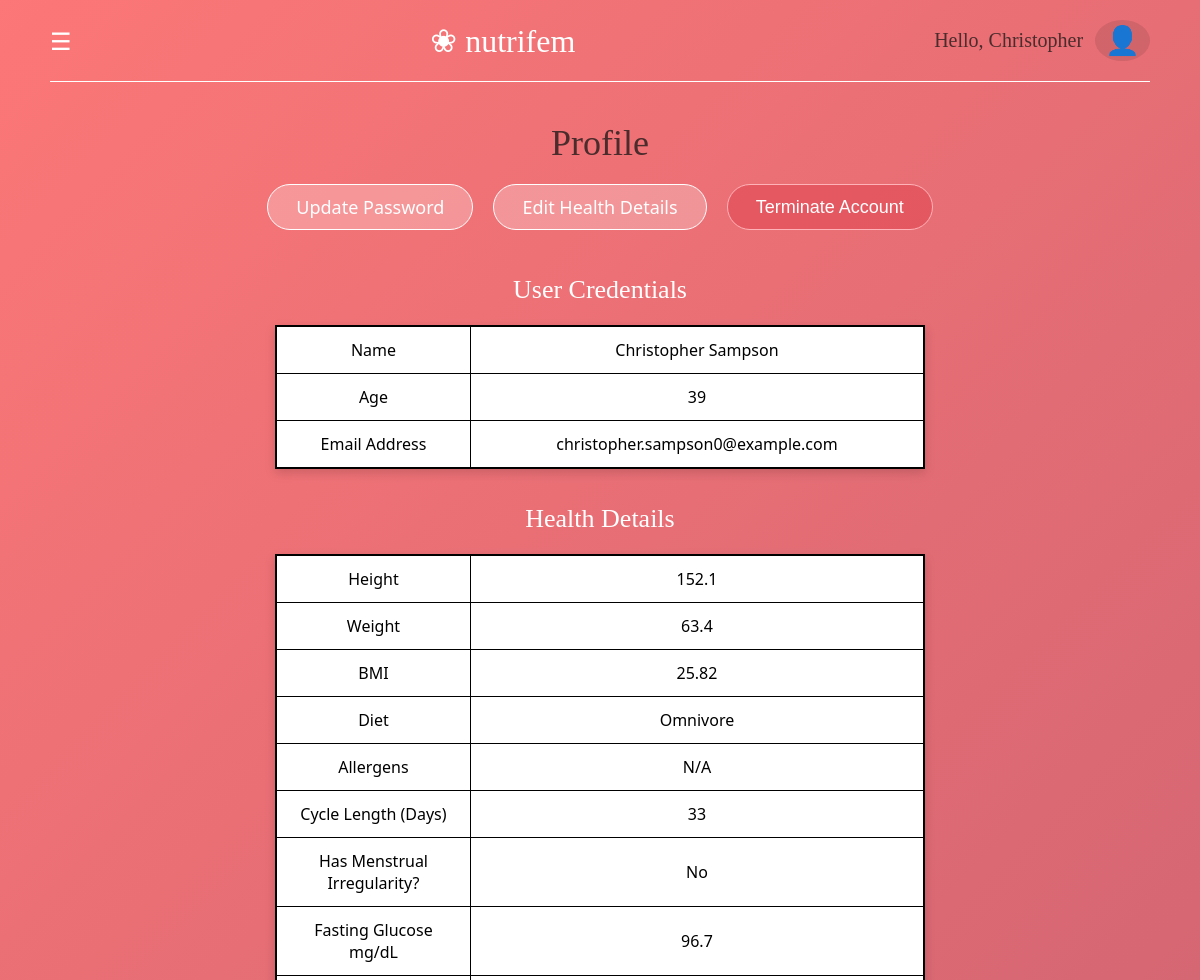
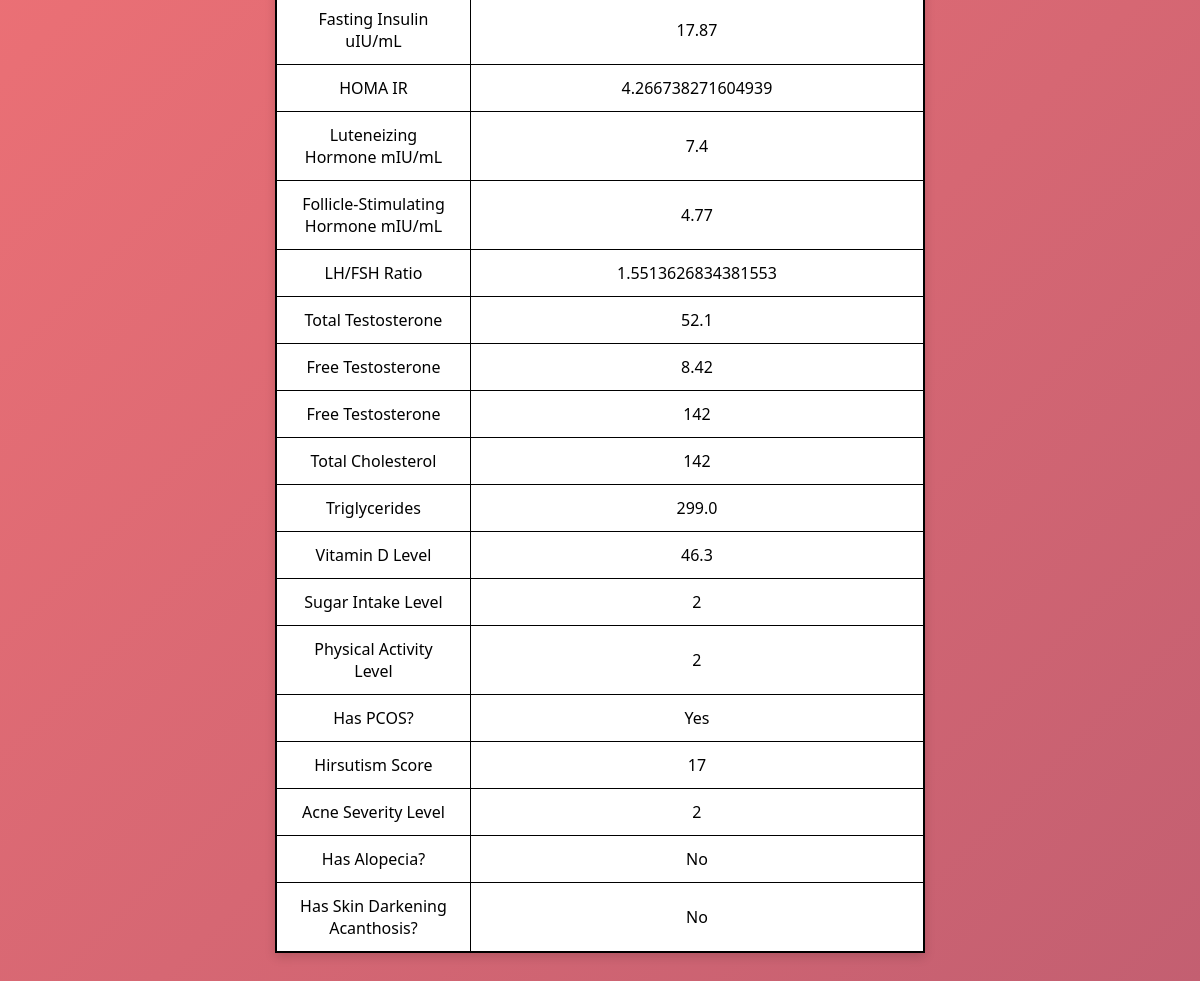
Screenshot of /profile (signed in) with the database file from the repository (2 pictures, top to bottom).
### tables this page shows
CREATE TABLE "patientdata" (
"Age" INTEGER,
  "Height_cm" REAL,
  "Weight_kg" REAL,
  "BMI" REAL,
  "Menstrual_Cycle_Length_days" INTEGER,
  "Menstrual_Irregularity" INTEGER,
  "Fasting_Glucose_mg_dL" REAL,
  "Fasting_Insulin_uIU_mL" REAL,
  "HOMA_IR" REAL,
  "LH_mIU_mL" REAL,
  "FSH_mIU_mL" REAL,
  "LH_FSH_Ratio" REAL,
  "Total_Testosterone_ng_dL" REAL,
  "Free_Testosterone_pg_mL" REAL,
  "Total_Cholesterol_mg_dL" INTEGER,
  "Triglycerides_mg_dL" REAL,
  "Dietary_Sugar_Intake" INTEGER,
  "Physical_Activity_Level" INTEGER,
  "PCOS_Diagnosis" INTEGER,
  "Hirsutism_Score_FG" INTEGER,
  "Acne_Severity" INTEGER,
  "Alopecia" INTEGER,
  "Skin_Darkening_Acanthosis" INTEGER,
  "Vitamin_D_ng_mL" REAL,
  "first_name" TEXT,
  "last_name" TEXT,
  "email" TEXT,
  "Target_Nutrient_Vector" TEXT,
  "Allergens" REAL,
  "Diet" TEXT,
  "hashed_password" TEXT
);

### WORKING_APP.py (the view)
@app.route("/profile")
def profile():
    if "ID" not in session:
        flash("Please log in to continue.")
        return redirect(url_for("login"))
    user_email = session["ID"]
    conn= sqlite3.connect(DB_PATH)
    conn.row_factory = sqlite3.Row #Accessing column names on rows
    cursor = conn.cursor()
    cursor.execute("SELECT * FROM patientdata WHERE lower(email) = lower(?)", (user_email,))
    user_row = cursor.fetchone()
    conn.close()
    if not user_row:
        flash("User details could not be found.")
        return redirect(url_for("dashboard"))
    user_first_name = session.get("first_name", "User")
    return render_template(
        'profile.html',
        user=user_row,
        user_name=session.get("username", "User"),
        first_name=user_first_name
    )

### templates/profile.html (shortened to what this page needs)
<!DOCTYPE html>
<html lang="en">
<head>
    <link rel="stylesheet" href="{{ url_for('static', filename='css/profile_style.css') }}">
</head>
<body>
  <header class="navbar">
    <div class="menu-icon" onclick="openNav()">&#9776;</div>
    <div class="logo">
      <span class="flower-icon">&#10048;</span> nutrifem
    </div>
    <div class="user-profile">
        <span class="greeting">Hello, {{ first_name }}</span>
        <span class="user-icon">&#128100;</span>
    </div>
  </header>
  <hr class="nav-divider">
  <main class="dashboard-wrapper">
    <div class="dashboard-content">
        <h1>Profile</h1>
        <div class="profile-actions">
          <a href="{{ url_for('update_password') }}" class="btn-pill">Update Password</a>
          <a href="{{ url_for('questionnaire') }}" class="btn-pill">Edit Health Details</a>
          <button type="button" class="btn-pill btn-danger" onclick="showTerminateModal()">Terminate Account</button>
        </div>
        <h2 class="table-heading">User Credentials</h2>
        <table class="details-table">
          <tr>
            <td class="label-col">Name</td>
            <td class="value-col">{{ user.first_name }} {{ user.last_name }}</td>
          </tr>
          <tr>
            <td class="label-col">Age</td>
            <td class="value-col">{{ user.Age if user.Age else 'N/A' }}</td>
          </tr>
          <tr>
            <td class="label-col">Email Address</td>
            <td class="value-col">{{ user.email }}</td>
          </tr>
        </table>
        <h2 class="table-heading">Health Details</h2>
        <table class="details-table">
          <tr>
            <td class="label-col">Height</td>
            <td class="value-col">{{ user.Height_cm if user.Height_cm else 'N/A' }}</td>
          </tr>
          <tr>
            <td class="label-col">Weight</td>
            <td class="value-col">{{ user.Weight_kg if user.Weight_kg else 'N/A' }}</td>
          </tr>
          <tr>
            <td class="label-col">BMI</td>
            <td class="value-col">{{ user.BMI if user.BMI else 'N/A' }}</td>
          </tr>
          <tr>
            <td class="label-col">Diet</td>
            <td class="value-col">
              {% if user.Diet %}
                {{ user.Diet | replace('-', ' ') | title }}
              {% else %}
                N/A
              {% endif %}
            </td>
          </tr>
          <tr>
            <td class="label-col">Allergens</td>
            <td class="value-col">
              {% if user.Allergens %}
                {{ user.Allergens | replace(',', ', ') | replace('_', ' ') | title }}
              {% else %}
                N/A
              {% endif %}
            </td>
          </tr>
          <tr>
            <td class="label-col">Cycle Length (Days)</td>
            <td class="value-col">{{ user.Menstrual_Cycle_Length_days if user.Menstrual_Cycle_Length_days else 'N/A' }}</td>
          </tr>
          <tr>
            <td class="label-col">Has Menstrual Irregularity?</td>
            <td class="value-col">
              {% if user.Menstrual_Irregularity == 1 %}
                  Yes
              {% elif user.Menstrual_Irregularity == 0 %}
                  No
              {% else %}
                  N/A
              {% endif %}
            </td>
          </tr>
          <tr>
            <td class="label-col">Fasting Glucose mg/dL</td>
            <td class="value-col">{{ user.Fasting_Glucose_mg_dL if user.Fasting_Glucose_mg_dL else 'N/A' }}</td>
          </tr>
          <tr>
            <td class="label-col">Fasting Insulin uIU/mL</td>
            <td class="value-col">{{ user.Fasting_Insulin_uIU_mL if user.Fasting_Insulin_uIU_mL else 'N/A' }}</td>
          </tr>
          <tr>
            <td class="label-col">HOMA IR</td>
            <td class="value-col">{{ user.HOMA_IR if user.HOMA_IR else 'N/A' }}</td>
          </tr>
          <tr>
            <td class="label-col">Luteneizing Hormone mIU/mL</td>
            <td class="value-col">{{ user.LH_mIU_mL if user.LH_mIU_mL else 'N/A' }}</td>
          </tr>
          <tr>
            <td class="label-col">Follicle-Stimulating Hormone mIU/mL</td>
            <td class="value-col">{{ user.FSH_mIU_mL if user.FSH_mIU_mL else 'N/A' }}</td>
          </tr>
          <tr>
            <td class="label-col">LH/FSH Ratio</td>
            <td class="value-col">{{ user.LH_FSH_Ratio if user.LH_FSH_Ratio else 'N/A' }}</td>
          </tr>
          <tr>
            <td class="label-col">Total Testosterone</td>
            <td class="value-col">{{ user.Total_Testosterone_ng_dL if user.Total_Testosterone_ng_dL else 'N/A' }}</td>
          </tr>
          <tr>
            <td class="label-col">Free Testosterone</td>
            <td class="value-col">{{ user.Free_Testosterone_pg_mL if user.Free_Testosterone_pg_mL else 'N/A' }}</td>
          </tr>
          <tr>
            <td class="label-col">Free Testosterone</td>
            <td class="value-col">{{ user.Total_Cholesterol_mg_dL if user.Total_Cholesterol_mg_dL else 'N/A' }}</td>
          </tr>
          <tr>
            <td class="label-col">Total Cholesterol</td>
            <td class="value-col">{{ user.Total_Cholesterol_mg_dL if user.Total_Cholesterol_mg_dL else 'N/A' }}</td>
          </tr>
          <tr>
            <td class="label-col">Triglycerides</td>
            <td class="value-col">{{ user.Triglycerides_mg_dL if user.Triglycerides_mg_dL else 'N/A' }}</td>
          </tr>
          <tr>
            <td class="label-col">Vitamin D Level</td>
            <td class="value-col">{{ user.Vitamin_D_ng_mL if user.Vitamin_D_ng_mL else 'N/A' }}</td>
          </tr>
          <tr>
            <td class="label-col">Sugar Intake Level</td>
            <td class="value-col">{{ user.Dietary_Sugar_Intake if user.Dietary_Sugar_Intake else 'N/A' }}</td>
          </tr>
          <tr>
            <td class="label-col">Physical Activity Level</td>
            <td class="value-col">{{ user.Physical_Activity_Level if user.Physical_Activity_Level else 'N/A' }}</td>
          </tr>
          <tr>
            <td class="label-col">Has PCOS?</td>
            <td class="value-col">
              {% if user.PCOS_Diagnosis == 1 %}
                  Yes
              {% elif user.PCOS_Diagnosis == 0 %}
                  No
              {% else %}
                  N/A
              {% endif %}
            </td>
          </tr>
          <tr>
            <td class="label-col">Hirsutism Score</td>
            <td class="value-col">{{ user.Hirsutism_Score_FG if user.Hirsutism_Score_FG else 'N/A' }}</td>
          </tr>
          <tr>
            <td class="label-col">Acne Severity Level</td>
            <td class="value-col">{{ user.Acne_Severity if user.Acne_Severity else 'N/A' }}</td>
          </tr>
          <tr>
            <td class="label-col">Has Alopecia?</td>
            <td class="value-col">
              {% if user.Alopecia == 1 %}
                  Yes
              {% elif user.Alopecia == 0 %}
                  No
              {% else %}
                  N/A
              {% endif %}
            </td>
          </tr>
          <tr>
            <td class="label-col">Has Skin Darkening Acanthosis?</td>
            <td class="value-col">
              {% if user.Skin_Darkening_Acanthosis == 1 %}
                  Yes
              {% elif user.Skin_Darkening_Acanthosis == 0 %}
                  No
              {% else %}
                  N/A
              {% endif %}
            </td>
          </tr>
        </table>
    </div>
  </main>
</body>
</html>

### static/css/profile_style.css (style rules this page uses)
* { box-sizing: border-box; margin: 0; padding: 0; }
body { background: linear-gradient(135deg, #fc7777 0%, #c35f71 100%); color: white; font-family: 'Segoe UI', Tahoma, Geneva, Verdana, sans-serif; min-height: 100vh; }
.navbar { display: flex; justify-content: space-between; align-items: center; padding: 20px 50px; }
.menu-icon { font-size: 24px; cursor: pointer; }
.logo { font-size: 32px; font-family: Georgia, serif; }
.nav-divider { border: 0; border-top: 1px solid white; margin: 0 50px; }
.user-profile { display: flex; align-items: center; gap: 12px; font-family: Georgia, serif; font-size: 20px; color: #4a2c2c; }
.user-icon { font-size: 28px; background-color: rgba(74, 44, 44, 0.15); padding: 4px 10px; border-radius: 50%; display: flex; align-items: center; justify-content: center; }
.dashboard-wrapper { padding-top: 40px; padding-bottom: 40px; }
.dashboard-content { display: flex; flex-direction: column; align-items: center; text-align: center; gap: 20px; }
.dashboard-content h1 { font-family: Georgia, serif; font-size: 36px; font-weight: normal; color: #4a2c2c; }
.table-heading { font-family: Georgia, serif; font-size: 26px; font-weight: normal; color: white; margin-top: 15px; }
.profile-actions { display: flex; justify-content: center; gap: 20px; flex-wrap: wrap; margin-bottom: 10px; }
.btn-pill { padding: 10px 28px; font-size: 18px; background-color: rgba(255, 255, 255, 0.25); border: 1.5px solid white; border-radius: 30px; color: white; text-decoration: none; transition: all 0.3s ease; }
.details-table { width: 100%; max-width: 650px; border-collapse: collapse; background-color: white; color: black; border: 2px solid black; box-shadow: 0 4px 10px rgba(0, 0, 0, 0.15); }
.details-table td { border: 1.5px solid black; padding: 12px 20px; font-size: 16px; }
.label-col { width: 30%; text-align: center; font-weight: 500; }
.value-col { width: 70%; text-align: center; }
.btn-danger { background-color: rgba(220, 53, 69, 0.4); border-color: #ffb3b8; cursor: pointer; }

### rows the page displays
patientdata: first_name "Christopher", last_name "Sampson", Age "39", email "christopher.sampson0@example.com", Height_cm "152.1", Weight_kg "63.4", BMI "25.82", Diet "Omnivore", Menstrual_Cycle_Length_days "33", Fasting_Glucose_mg_dL "96.7", Fasting_Insulin_uIU_mL "17.87", HOMA_IR "4.266738271604939", LH_mIU_mL "7.4", FSH_mIU_mL "4.77", LH_FSH_Ratio "1.5513626834381553", Total_Testosterone_ng_dL "52.1", Free_Testosterone_pg_mL "8.42", Total_Cholesterol_mg_dL "142", Triglycerides_mg_dL "299.0", Vitamin_D_ng_mL "46.3", Dietary_Sugar_Intake "2", Physical_Activity_Level "2", Hirsutism_Score_FG "17", Acne_Severity "2"
